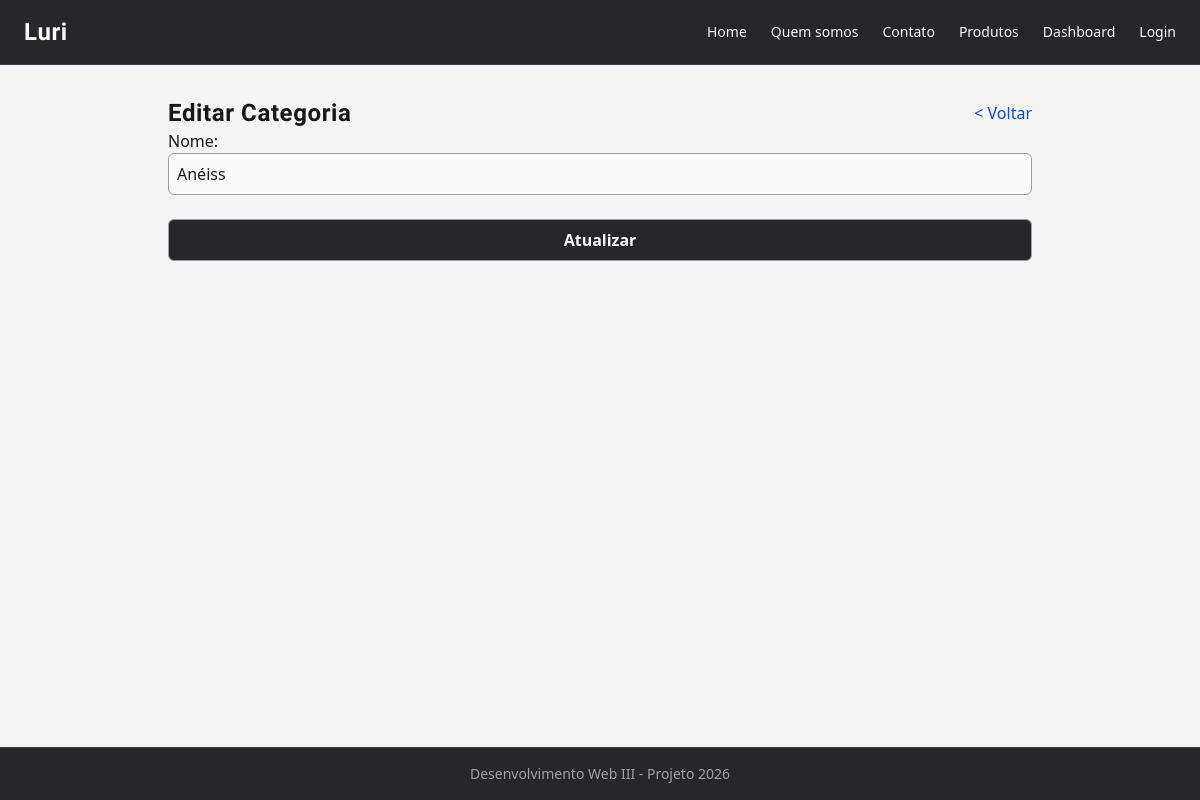
The app's page /edit-categoria/7, older data.
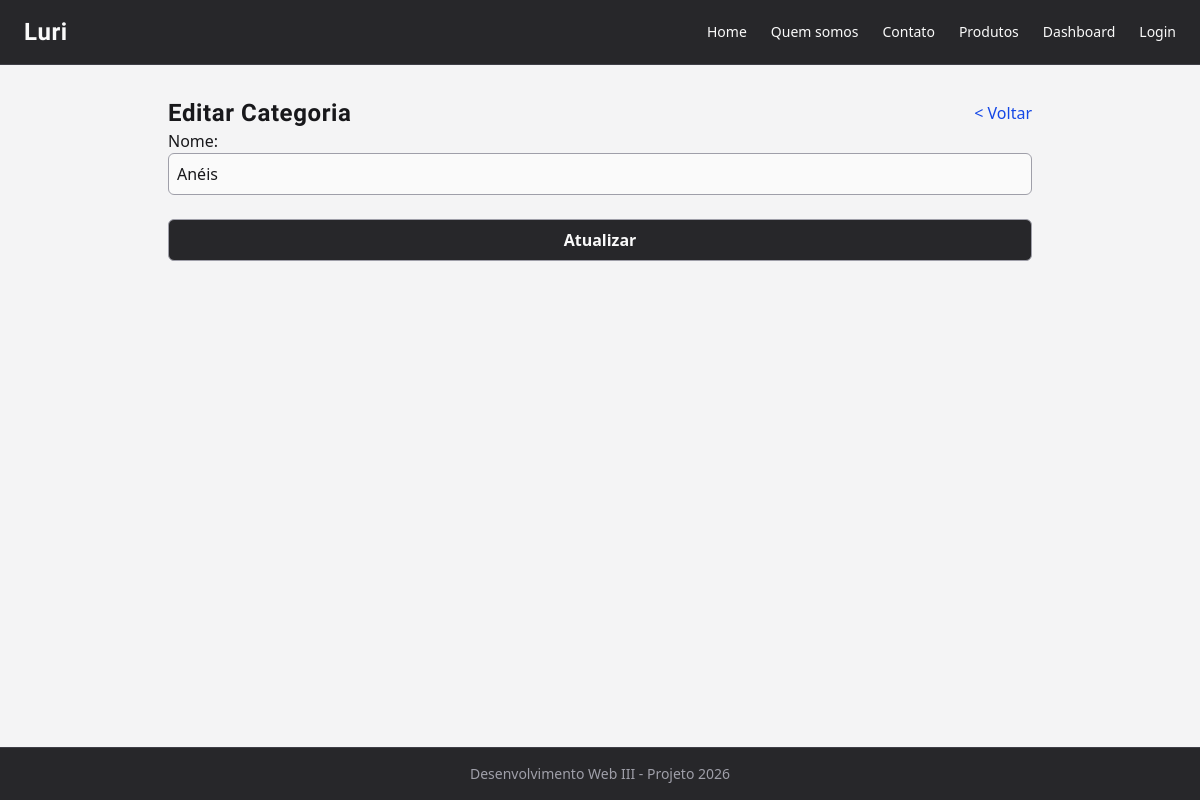
The same page, newer data.
### app/models.py (models this page shows, shortened)
class Categoria(models.Model):
    nome= models.CharField(max_length=100)

### app/views.py (the view)
# urls.py: path('edit-categoria/<int:id_cat>', views.editCategoria, name='editcategoria'),
def editCategoria(request, id_cat):
    _categoria = Categoria.objects.get(id=id_cat)
    formulario = FormCategoria(request.POST or None, instance=_categoria)
    if request.POST:
        if formulario.is_valid():
            formulario.save()
            return redirect('categoria')
    return render(request, 'categoria/edit-categoria.html', {'form': formulario})

### app/forms.py
class FormCategoria(forms.ModelForm):
    class Meta:
        model = Categoria
        fields = ['nome']
        widgets = {'nome': forms.TextInput(attrs={'placeholder': 'Digite o nome da nova categoria', 'required': True})}

### app/templates/categoria/edit-categoria.html (shortened to what this page needs)
{% extends 'template.html' %}
{% block conteudo %}
    <section class="section">
        <div class="change-container">
            <div class="change-title">
                <h1>Editar Categoria</h1>
                <a href="{% url 'categoria' %}">< Voltar</a>
            </div>
            <form action="" method="post" class="form">
                {{form}}
                <input type="submit" value="Atualizar" class="btn">
            </form>
        </div>
    </section>
{% endblock %}

Row changes from the older to the newer data that the page shows:
changed Categoria: nome "Anéiss" → "Anéis"
